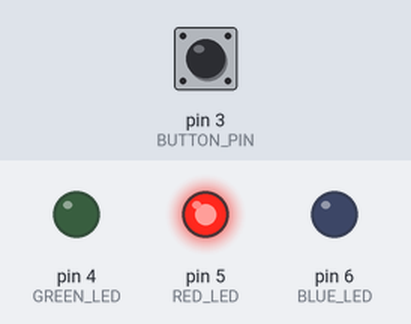
The sketch below on a simulated Arduino Uno, built with avr-gcc and run on an emulated ATmega328P. Shown: output pins drawn as LEDs (lit = HIGH). Dashed ring = blinking. The inputs (shaded band) are chosen by the test bench; at power-on: pin 3 (BUTTON_PIN) HIGH.

Above: at 1.2 s.
1.3 s: pin 3 (BUTTON_PIN) pulled LOW for 0.15 s
At 1.6 s:
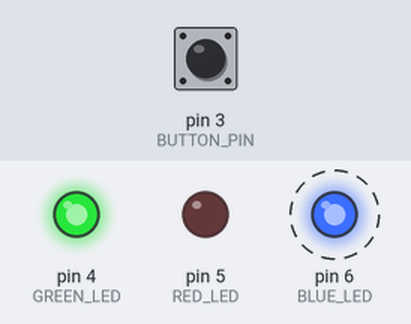
4.3 s: pin 3 (BUTTON_PIN) pulled LOW for 1 s
At 5.8 s:
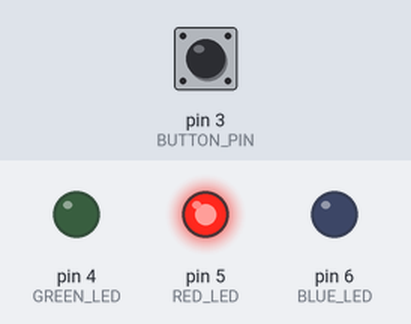
6.8 s: pin 3 (BUTTON_PIN) pulled LOW for 3.2 s
At 7.1 s:
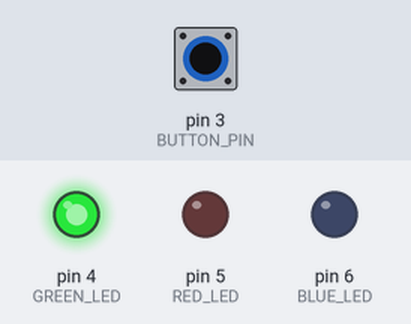
Timing chart, 0 to 17.5 s (numbered marks = the images above; inputs shaded):
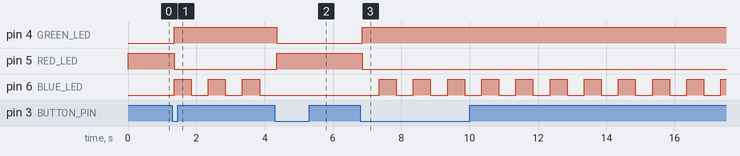

Measured:
- after the input at 1.3 s, pin 4 (GREEN_LED): LOW → HIGH after 0.05 s; pin 5 (RED_LED): HIGH → LOW after 0.05 s; pin 6 (BLUE_LED): alternates HIGH for 0.50 s and LOW for 0.50 s, starting after 0.05 s
- after the input at 4.3 s, pin 4 (GREEN_LED): HIGH → LOW after 0.05 s; pin 5 (RED_LED): LOW → HIGH after 0.05 s; pin 6 (BLUE_LED): stops changing and stays LOW
- after the input at 6.8 s, pin 4 (GREEN_LED): LOW → HIGH after 0.05 s; pin 5 (RED_LED): HIGH → LOW after 0.05 s; pin 6 (BLUE_LED): alternates HIGH for 0.50 s and LOW for 0.50 s, starting after 0.55 s

The sketch:

jesenski_bind_alarm_step2.ino
```cpp
const int BUTTON_PIN = 3;       // Button for arm/disarm
const int GREEN_LED = 4;        // Green LED: armed
const int RED_LED = 5;          // Red LED: disarmed
const int BLUE_LED = 6;         // Blue LED: blinking


bool armed = false;
bool blueBlinkEnabled = false;
int buttonState = HIGH;
int lastButtonReading = HIGH;
unsigned long lastDebounceTime = 0;
const unsigned long DEBOUNCE_DELAY = 50;

unsigned long lastBlinkTime = 0;
const unsigned long BLINK_INTERVAL = 500;
bool blueLedState = LOW;


void setup() {
  pinMode(BUTTON_PIN, INPUT_PULLUP);
  pinMode(GREEN_LED, OUTPUT);
  pinMode(RED_LED, OUTPUT);
  pinMode(BLUE_LED, OUTPUT);


  digitalWrite(GREEN_LED, LOW);
  digitalWrite(RED_LED, HIGH);
  digitalWrite(BLUE_LED, LOW);
}


void loop() {
  int reading = digitalRead(BUTTON_PIN);
  if (reading != lastButtonReading) {
    lastDebounceTime = millis();
  }
  if ((millis() - lastDebounceTime) > DEBOUNCE_DELAY) {
    if (reading != buttonState) {
      buttonState = reading;
      if (buttonState == LOW) {
        armed = !armed;
        blueBlinkEnabled = !blueBlinkEnabled;


        if (armed) {
          digitalWrite(GREEN_LED, HIGH);
          digitalWrite(RED_LED, LOW);
        } else {
          digitalWrite(GREEN_LED, LOW);
          digitalWrite(RED_LED, HIGH);
        }

        if (!blueBlinkEnabled) {
          digitalWrite(BLUE_LED, LOW);
        }
      }
    }
  }
  lastButtonReading = reading;

  if (blueBlinkEnabled) {
    unsigned long currentTime = millis();
    if (currentTime - lastBlinkTime >= BLINK_INTERVAL) {
      lastBlinkTime = currentTime;
      blueLedState = !blueLedState;
      digitalWrite(BLUE_LED, blueLedState);
    }
  }
}
```
